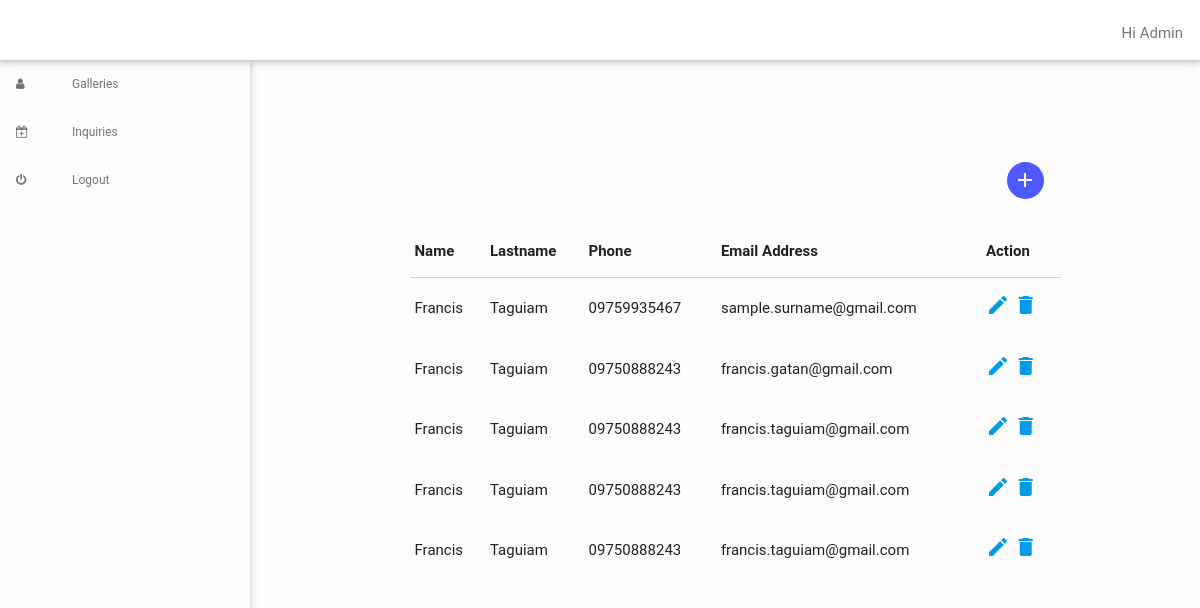
Screenshot of /file/inquiries.php (signed in) with the database file from the repository.
### tables this page shows
CREATE TABLE `inquiries` (
  `inquiries_id` int(11) NOT NULL,
  `user_id` int(11) NOT NULL,
  `firstname` varchar(255) NOT NULL,
  `lastname` varchar(255) NOT NULL,
  `phone` bigint(20) NOT NULL,
  `email_address` varchar(255) NOT NULL,
  `status` varchar(255) NOT NULL
);

### file/inquiries.php (the view, shortened to what this page needs)
<!DOCTYPE html>
<html>
  <head>
    <link href="../css/materializeGallery.css" type="text/css" rel="stylesheet" media="screen,projection"/>
    <link href="../css/galleryStyle.css" type="text/css" rel="stylesheet" media="screen,projection"/>
     <link href="../css/font-awesome-4.7.0/css/font-awesome.css" rel="stylesheet" type="text/css">
    <link href="../css/font-awesome-4.7.0/css/font-awesome.min.css" rel="stylesheet" type="text/css">
 </head>
   <?php include('../databaseconnection/config.php');
      ?>
  <body>
    <header>
      <div class="navbar-fixed">
        <nav class="white top-nav" role="navigation">
          <div class="nav-wrapper">
            <div class="col l12 right">
                          <span class="center"><h6 class="" style="color: #757575;">Hi Admin</h6></span>
            </div>
          </div>
        </nav>
      </div>
      <ul class="side-nav sidenavmenu fixed" id="slide-out">
        <li>
          <a href="gallery.php"><i aria-hidden="true" class="fa fa-user"></i>Galleries</a>
        </li>
        <li class="active">
          <a href="inquiries.php"><i aria-hidden="true" class="fa fa-calendar-plus-o"></i>Inquiries</a>
        </li>
                <li>
          <a href="../login.php" class="btn-logout"><i aria-hidden="true" class="fa fa-power-off"></i>Logout</a>
        </li>
      </ul>
    </header>
    <br>
    <br>
    <br>
    <main>
    <div class="container">
        <br>
        <div class="row">
          <div class="col l12 m12 s12">
            <a class="btn btn-floating pulse right modal-trigger"  data-toggle="modal" data-target="addModal" title="Add Record" data-toggle="tooltip"><i class="material-icons">add</i></a>
          </div>
        </div>
        <div class="row">
           <div class='col l12 m12 s12'>
              <table id='example1' class='mdl-data-table' style='width:100%'>
                  <thead>
                      <tr>
                          <th>Name</th>
                          <th>Lastname</th>
                          <th>Phone</th>
                          <th>Email Address</th>
                          <th>Action</th>
                      </tr>
                      <tbody>
                        <?php
                            $sql = "SELECT * FROM inquiries where status = 'A' ";
                            $result = mysqli_query($link, $sql) or die(mysqli_error());
                            $i=1;
                            while($row=mysqli_fetch_array($result)){
                        ?>
                        <tr>
                           <td><?php echo $row['firstname'];?></td>
                            <td><?php echo $row['lastname'];?></td>
                           <td><?php echo "0" . $row['phone'];?></td>
                           <td><?php echo $row['email_address'];?></td>
                           <td>
                            <a href='#updateModalAction<?php echo $row['inquiries_id'];?>'
                              data-toggle='modal' data-target='updateModalAction<?php echo $row['inquiries_id'];?>'  class='modal-trigger'
                              title='Update Record' data-toggle='tooltip'><i class='material-icons'>edit</i></a>
                           <a href='#deleteModal<?php echo $row['inquiries_id'];?>' class='modal-trigger' data-toggle='modal' data-target='deleteModal<?php echo $row['inquiries_id'];?>'
                              title='Delete Record' data-toggle='tooltip'><i class='material-icons'>delete</i></a>
                          </td>
                          </tr>
                      <?php $i++;}?>
                      </tbody>
                  </thead>
              </table>
           </div>
        </div>
     </div>
     </main>
  </body>
</html>

### css/galleryStyle.css (style rules this page uses)
main, footer { padding-left: 270px; }
.btn { background-color: #4d59ff; }
.top-nav { height: 60px; }
.nav-wrapper { height: 20px !important; top: 10px }
.sidenavmenu { width: 250px; top: 60px; background-color: #fcfcfc; }
.side-nav.sidenavmenu.fixed a { color: #757575; font-weight: 400 !important; font-size: 12px !important; }
.right { margin: 0.5rem 17px 0.4rem 0 !important; }

### rows the page displays
inquiries: firstname "Francis", lastname "Taguiam", phone "9759935467", email_address "sample.surname@gmail.com"
inquiries: firstname "Francis", lastname "Taguiam", phone "9750888243", email_address "francis.gatan@gmail.com"
inquiries: firstname "Francis", lastname "Taguiam", phone "9750888243", email_address "francis.taguiam@gmail.com"
inquiries: firstname "Francis", lastname "Taguiam", phone "9750888243", email_address "francis.taguiam@gmail.com"
inquiries: firstname "Francis", lastname "Taguiam", phone "9750888243", email_address "francis.taguiam@gmail.com"
